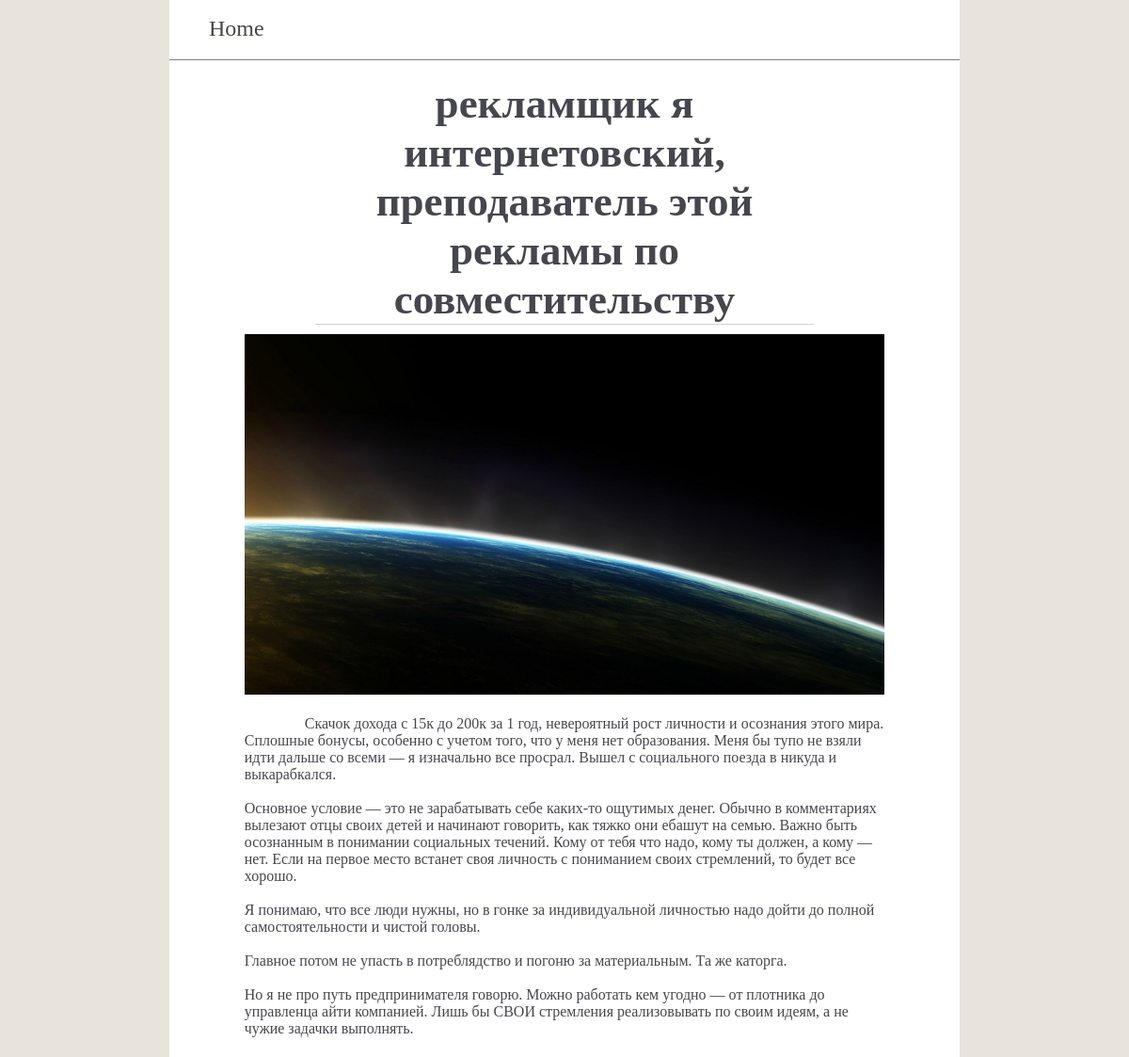
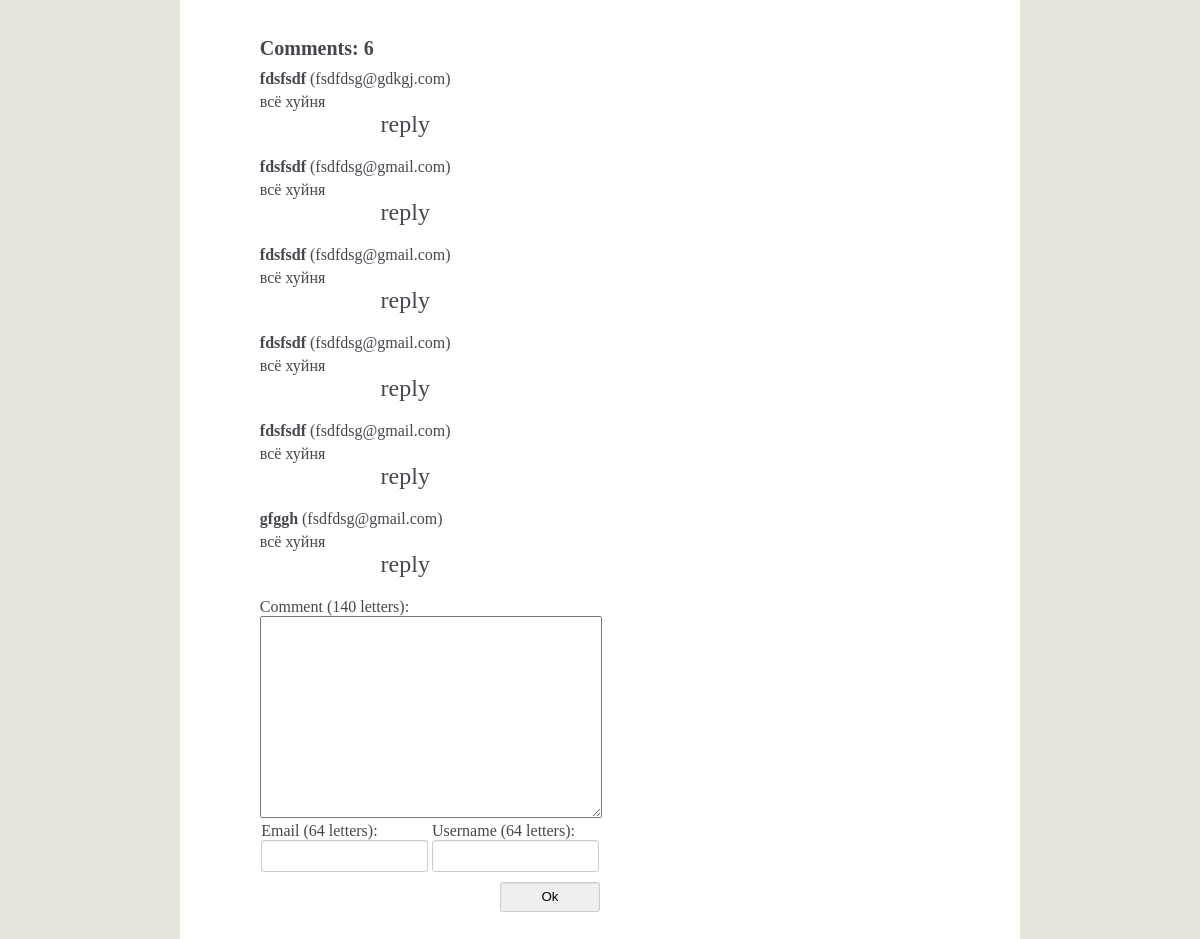
Before: /post_1 with the older database file (2 pictures, top to bottom).
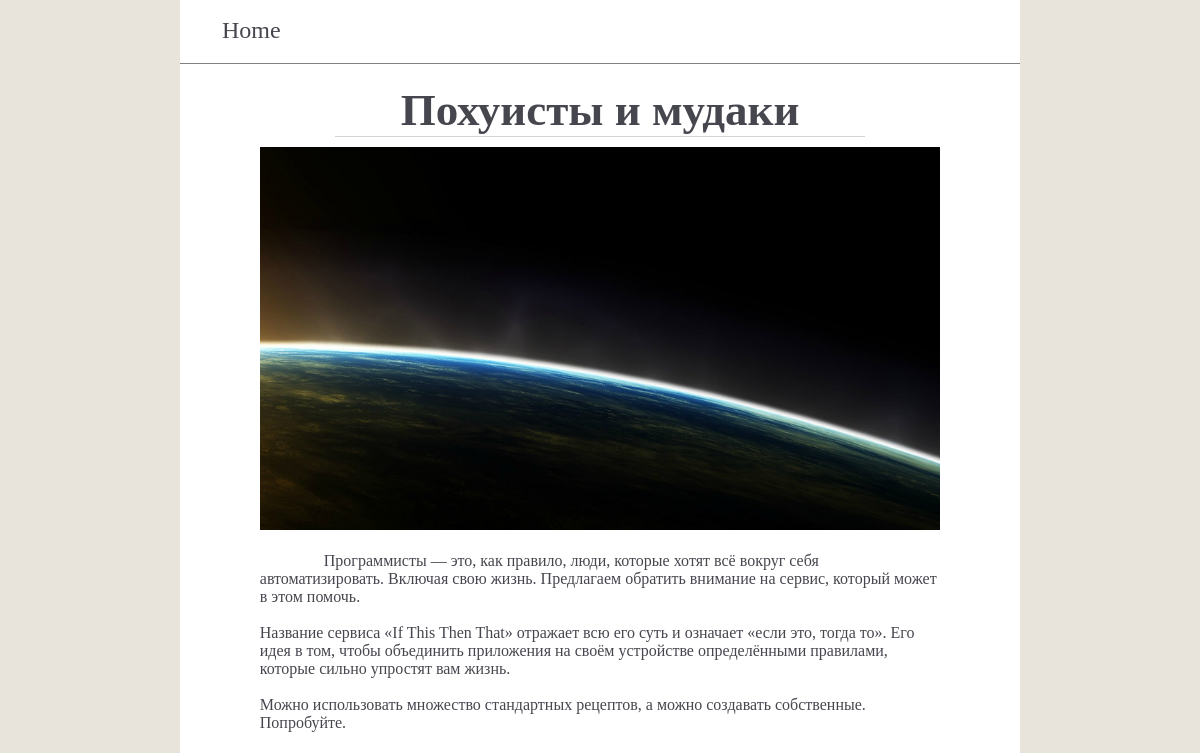
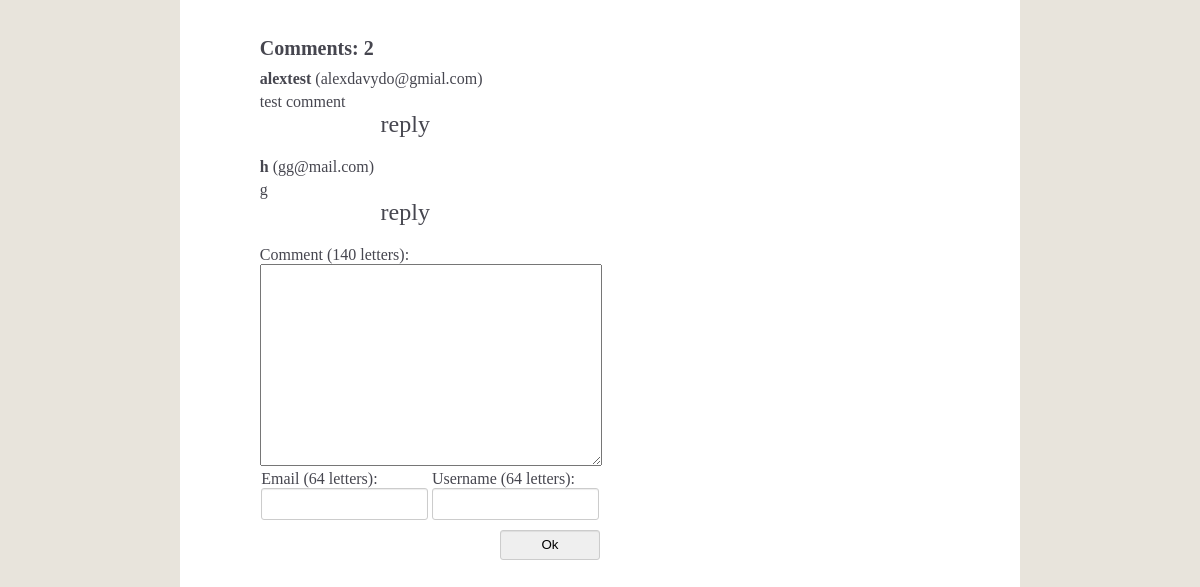
After: the same page with the newer database file (2 pictures, top to bottom).
### app/models.py (models this page shows, shortened)
class Post(db.Model):
    id = db.Column(db.Integer, primary_key=True)
    user_id = db.Column(db.Integer, db.ForeignKey("user.id"))
    title = db.Column(db.String(256), index=True)
    body = db.Column(db.String(10000))
    comment = db.relationship("Comment", backref="post", lazy="dynamic")

class Comment(db.Model):
    id = db.Column(db.Integer, primary_key=True)
    post_id = db.Column(db.Integer, db.ForeignKey("post.id"))
    author = db.Column(db.String(64))
    email = db.Column(db.String(64))
    body = db.Column(db.String(140))
    datetime = db.Column(db.DateTime(), default=datetime.now)
    answer = db.relationship("Answer", backref="comment", lazy="dynamic")

### app/views.py (the view, shortened to what this page needs)
@app.route("/post_<id>", methods=["GET", "POST"])
def post(id):
    form = AddCommentForm()
    post = Post.query.filter_by(id=id).first_or_404()
    answer = False  # если верно, то автоставка юзернейма в поле ввода коммента
    answers = []
    comments = Comment.query.filter_by(post=post).all()
    return render_template("index/post.html", post=post, form=form, comments=comments, answer=answer, answers=answers)

### app/forms.py
class AddCommentForm(FlaskForm):
    author = StringField("Username", validators=[DataRequired()])
    email = StringField("Email", validators=[DataRequired(), Email()])
    body = TextAreaField("Comment", validators=[DataRequired()])
    submit = SubmitField("Submit")

### app/templates/index/post.html (shortened to what this page needs)
{% extends "base.html" %}
{% block css  %}
    <link rel="stylesheet" type="text/css" href="{{ url_for("static", filename="css/index/index.css") }}">
    <link rel="stylesheet" type="text/css" href="{{ url_for("static", filename="css/index/post.css") }}">
{% endblock %}
{% block content %}
    <div class="post_wrapper">
        <div class="post">
            <div class="title">
                <h2>{{ post.title }}</h2>
            </div>
            <img src="/static/img/{{ post.id }}/img.jpeg">
            <div class="body">
                {{ post.body }}
            </div>
            <div class="comments_wrapper">
                <div class="label">
                    Comments: {{ comments|length }}
                </div>
                <div class="comments">
                    {% for comment in comments %}
                        <div class="comment_contact_info">
                            <div class="author">
                                {{ comment.author }}
                            </div>
                            <div class="email">
                                ({{ comment.email }})
                            </div>
                        </div>
                        <div class="comment_body">
                            {{ comment.body }}
                            <div class="answer">
                                <a href="{{ url_for("reply", post_id=comment.id, accost=comment.author) }}">reply</a>
                            </div>
                        </div>
                    {% endfor %}
                </div>
            </div>
            <div class="add_comments">
                <form method="POST">
                    <div class="text_area_field">
                        Comment (140 letters): <br>
                        {% if answer %}
                            {{ form.body(value="[" + accost + "]")}}
                        {% else %}
                            {{ form.body(value="хуй") }}<br>
                        {% endif %}
                    </div>
                    <div class="contact_info">
                        <div class="email">
                            Email (64 letters):<br>
                            {{ form.email() }}
                        </div>
                        <div class="author">
                            Username (64 letters):<br>
                            {{ form.author() }}
                        </div>
                    </div>
                    <div class="button">
                        {{ form.submit(value="Ok") }}
                    </div>
                </form>
            </div>
        </div>
    </div>
{% endblock %}

Changed rows visible on the page:
removed Comment: author "fdsfsdf", email "fsdfdsg@gdkgj.com", body "всё хуйня"
removed Comment: author "fdsfsdf", email "fsdfdsg@gmail.com", body "всё хуйня"
removed Comment: author "fdsfsdf", email "fsdfdsg@gmail.com", body "всё хуйня"
removed Comment: author "fdsfsdf", email "fsdfdsg@gmail.com", body "всё хуйня"
removed Comment: author "gfggh", email "fsdfdsg@gmail.com", body "всё хуйня"
changed Post: title "рекламщик я интернетовский, преподаватель этой рекламы по совместительству" → "Похуисты и мудаки"; body "Скачок дохода с 15к до 200к за 1 год, невероятный рост личности и осознания этого мира. Сплошные бонусы, особенно с учетом того, что у меня нет образования. Меня бы тупо не взяли идти дальше со всеми — я изначально все просрал. Вышел с социального поезда в никуда и выкарабкался. Основное условие — это не зарабатывать себе каких-то ощутимых денег. Обычно в комментариях вылезают отцы своих детей и начинают говорить, как тяжко они ебашут на семью. Важно быть осознанным в понимании социальных течений. Кому от тебя что надо, кому ты должен, а кому — нет. Если на первое место встанет своя личность с пониманием своих стремлений, то будет все хорошо. Я понимаю, что все люди нужны, но в гонке за…" → "Программисты — это, как правило, люди, которые хотят всё вокруг себя автоматизировать. Включая свою жизнь. Предлагаем обратить внимание на сервис, который может в этом помочь. Название сервиса «If This Then That» отражает всю его суть и означает «если это, тогда то». Его идея в том, чтобы объединить приложения на своём устройстве определёнными правилами, которые сильно упростят вам жизнь. Можно использовать множество стандартных рецептов, а можно создавать собственные. Попробуйте."
added Comment: author "alextest", email "alexdavydo@gmial.com", body "test comment"
changed Comment: author "fdsfsdf" → "h"; email "fsdfdsg@gmail.com" → "gg@mail.com"; body "всё хуйня" → "g"
Other visible differences:
{{ comments|length }}: "6" → "2"
